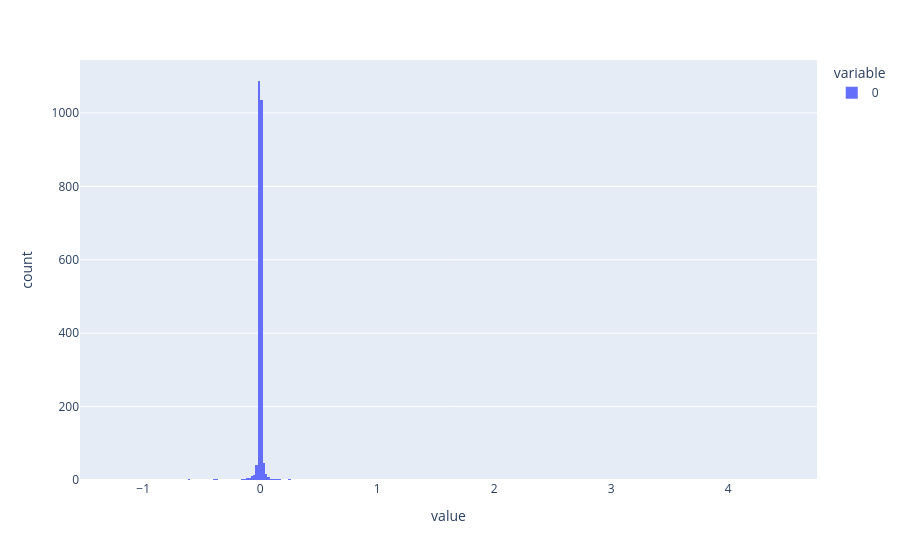

Notebook source saved alongside this figure:
### Markdown cell above
Plot the histogram of the fitted Stable distribution:

### Code cell
draws = pystable.rnd(dst, n=len(log_diff))
fig = px.histogram(draws)
fig.show()

### Figure 1 — Plotly figure (JSON) as saved in the notebook; plotly's stock layout.template omitted (floating-point values rounded to 4 significant figures; data arrays with more than 128 entries replaced by an {"elided": "..."} marker saying what was removed)
{"data": [{"alignmentgroup": "True", "bingroup": "x", "hovertemplate": "variable=0<br>value=%{x}<br>count=%{y}<extra></extra>", "legendgroup": "0", "marker": {"color": "#636efa", "pattern": {"shape": ""}}, "name": "0", "offsetgroup": "0", "orientation": "v", "showlegend": true, "type": "histogram", "x": {"elided": "2309 float values"}, "xaxis": "x", "yaxis": "y"}], "layout": {"barmode": "relative", "legend": {"title": {"text": "variable"}, "tracegroupgap": 0}, "margin": {"t": 60}, "xaxis": {"anchor": "y", "domain": [0, 1], "title": {"text": "value"}}, "yaxis": {"anchor": "x", "domain": [0, 1], "title": {"text": "count"}}}}
